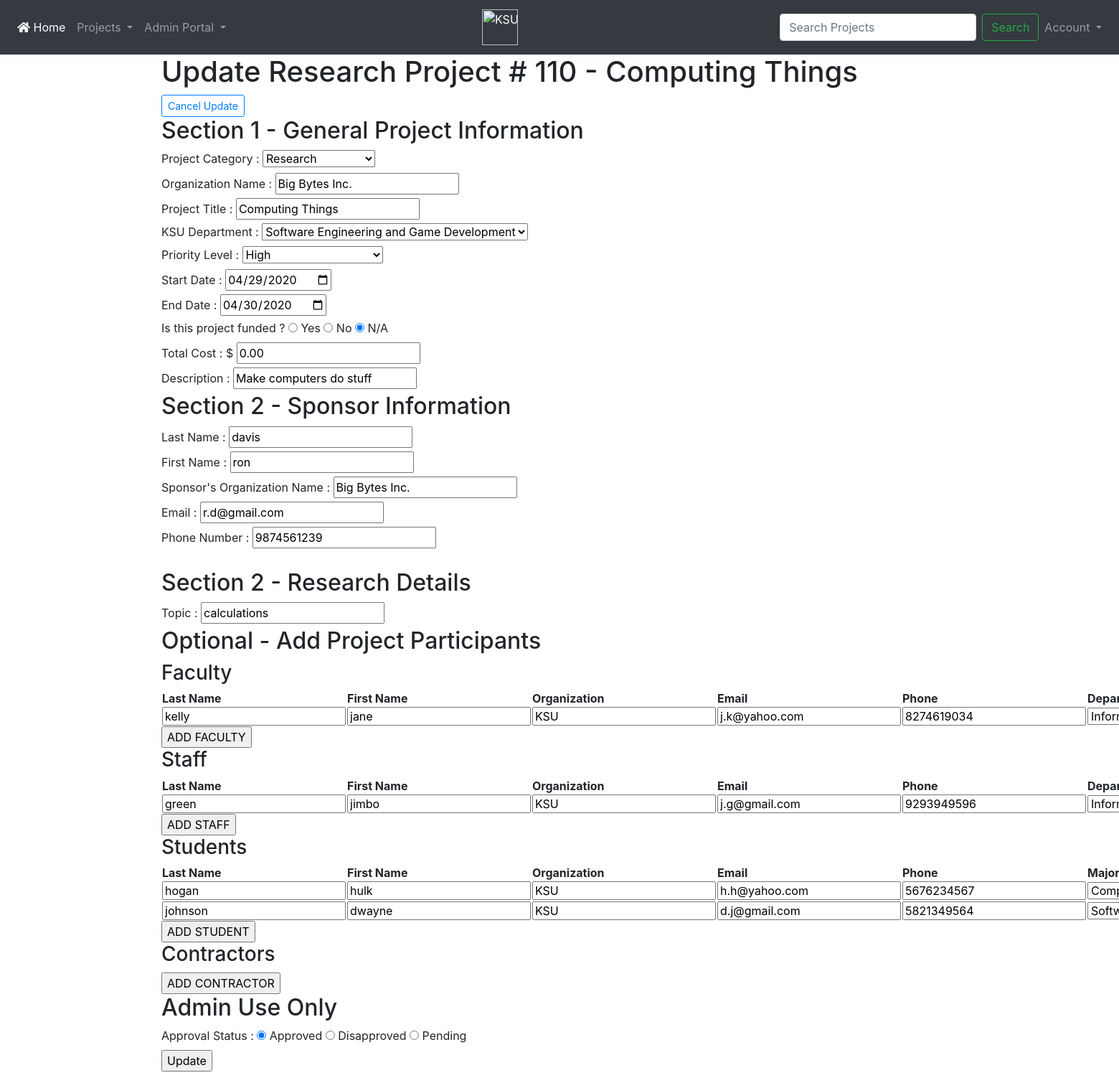
Page /update_project.php?project_id=110 (signed in) on the committed database.
### tables this page shows
CREATE TABLE `project` (
  `project_id` bigint(20) UNSIGNED NOT NULL,
  `project_category` varchar(45) NOT NULL,
  `organization_name` varchar(100) NOT NULL,
  `project_title` varchar(100) NOT NULL,
  `ksu_department` varchar(45) NOT NULL,
  `priority_level` varchar(10) NOT NULL,
  `start_date` date NOT NULL,
  `end_date` date NOT NULL,
  `funded` enum('Yes','No','N/A') NOT NULL,
  `total_cost` decimal(10,2) NOT NULL,
  `description` varchar(600) NOT NULL,
  `approval` enum('Approved','Disapproved','Pending') NOT NULL
);

CREATE TABLE `project_participant` (
  `participant_id` bigint(20) UNSIGNED NOT NULL,
  `participant_category` varchar(45) NOT NULL,
  `last_name` varchar(45) NOT NULL,
  `first_name` varchar(45) NOT NULL,
  `participant_org` varchar(100) NOT NULL,
  `email` varchar(320) NOT NULL,
  `phone` varchar(20) NOT NULL,
  `project_id` bigint(20) UNSIGNED NOT NULL
);

CREATE TABLE `faculty_and_staff` (
  `participant_id` bigint(20) UNSIGNED NOT NULL,
  `department` varchar(45) NOT NULL,
  `title` varchar(45) NOT NULL
);

CREATE TABLE `student` (
  `participant_id` bigint(20) UNSIGNED NOT NULL,
  `major` varchar(45) NOT NULL,
  `degree_level` varchar(45) NOT NULL
);

### update_project.php (the view, shortened to what this page needs)
<?php
require 'pmo_functions.php';
if (isset($_GET['project_id'])) {
    $conn = pdo_connect_mysql();
    $stmt = $conn->prepare('SELECT * FROM project
                            WHERE project_id = ?');
    $stmt->execute([$_GET['project_id']]);
    $project = $stmt->fetch(PDO::FETCH_ASSOC);
    $stmt = $conn->prepare('SELECT * FROM project_participant
                            WHERE project_id = ?');
    $stmt->execute([$_GET['project_id']]);
    while($result = $stmt->fetch(PDO::FETCH_ASSOC)) {
      $other_participants[$result['participant_category']][] = $result;
    }
    $sponsor = $other_participants['Sponsor'][0];
    $project = array_merge($project, $sponsor);
    switch ($project['project_category']) {
      case "Research" :
        $stmt = $conn->prepare('SELECT * FROM research_project
                                  WHERE project_id = ?');
        $stmt->execute([$_GET['project_id']]);
        $research = $stmt->fetch(PDO::FETCH_ASSOC);
        $project = array_merge($project,$research);
        break;
    }
} else {
    die ('No ID specified!');
}
?>
<?=template_header('Update Project')?>
<body onload="checkProjectCategory(); addHeader('faculty_table', 'f_row0'); addHeader('staff_table', 'sta_row0'); addHeader('student_table', 'stu_row0'); addHeader('contractor_table', 'c_row0');">
<div class="container">
	<h1>Update <?=$project['project_category']?> Project # <?=$project['project_id']?> - <?=$project['project_title']?></h1>
  <a class="btn btn-outline-primary btn-sm" href="get_project.php" role="button">Cancel Update</a>
    <form action="update_project.php?project_id=<?=$project['project_id']?>" method="post" autocomplete="off">
        <h2>Section 1 - General Project Information</h2>
        <label for="project_category">Project Category :</label>
        <select onchange="checkProjectCategory();" id="project_category" name="project_category" required>
        <option <?php if($project['project_category']=="Research"){echo "selected";}?>>Research</option>
        </select>
        <br />
        <label for="organization_name">Organization Name :</label>
        <input type="text"  name="organization_name" placeholder="ex./ Kennesaw State University" value="<?=$project['organization_name']?> "id="organization_name" required>
        <br />
        <label for="project_title">Project Title :</label>
        <input type="text" name="project_title" placeholder="ex./ PMO Capstone" value="<?=$project['project_title']?>" id="project_title" required>
        <br />
        <label for="ksu_department">KSU Department :</label>
        <select id="ksu_department" name="ksu_department" required>
        <option <?php if($project['ksu_department']=="Software Engineering and Game Development"){echo "selected";}?>>Software Engineering and Game Development</option>
        </select>
        <br />
        <label for="priority_level">Priority Level :</label>
        <select id="priority_level" name="priority_level" required>
        <option <?php if($project['priority_level']=="High"){echo "selected";}?>>High</option>
        </select>
        <br />
        <label for="start_date">Start Date :</label>
        <input type="date" name="start_date" placeholder="Format: YYYY-MM-DD" value="<?=$project['start_date']?>" id="start_date" required>
        <br />
        <label for="end_date">End Date :</label>
        <input type="date" name="end_date" placeholder="Format: YYYY-MM-DD" value="<?=$project['end_date']?>" id="end_date" required>
        <br />
        <label for="funded">Is this project funded ?</label>
        <input id="yes" type="radio" name="funded" value="Yes" <?php if ($project['funded']=='Yes') echo 'checked="checked"'; ?> /> Yes
        <input id="no" type="radio" name="funded" value="No" <?php if ($project['funded']=='No') echo 'checked="checked"'; ?> /> No
        <input id="n/a" type="radio" name="funded" value="N/A" <?php if ($project['funded']== 'N/A') echo 'checked="checked"'; ?> /> N/A
        <br />
        <label for="total_cost">Total Cost : $</label>
        <input type="text" name="total_cost" placeholder="Format: 0.00" value="<?=$project['total_cost']?>" id="total_cost" required>
        <br />
        <label for="description">Description :</label>
        <input type="text" name="description" maxlength="600" placeholder="Type up to 600 characters." value="<?=$project['description']?>" id="description" required>
        <br />
        <h2>Section 2 - Sponsor Information</h2>
        <label for="last_name">Last Name :</label>
        <input type="text" id="last_name" name="last_name" value="<?=$project['last_name']?>" required>
        <br />
        <label for="first_name">First Name :</label>
        <input type="text" id="first_name" name="first_name" value="<?=$project['first_name']?>" required>
        <br />
        <label for="participant_org">Sponsor's Organization Name :</label>
        <input type="text" id="participant_org" name="participant_org" value="<?=$project['participant_org']?>" required>
        <br />
        <label for="email">Email :</label>
        <input type="email" id="email" name="email" value="<?=$project['email']?>" required>
        <br />
        <label for="phone">Phone Number :</label>
        <input type="text" id="phone" name="phone" value="<?=$project['phone']?>" required>
        <br />
        <br>
        <div id="research_fields" name="research_fields" style="display: none">
        <h2>Section 2 - Research Details</h2>
        <label for="topic">Topic :</label>
        <input type="text" name="topic" class="research_fields" value="<?=$project['topic'] ?? ''?>" id="topic" required disabled>
        <br />
        </div>
        <h2>Optional - Add Project Participants</h2>
        <h3>Faculty</h3>
        <table id="faculty_table" align=center>
          <tr id="f_row0" style="display: none;"><th>Last Name</th><th>First Name</th><th>Organization</th><th>Email</th>
                          <th>Phone</th><th>Department</th><th>Title</th></tr>
          <?php
            $departments = ['Analytics and Data Science','Computer Science','Information Technology',
                            'Software Engineering and Game Development'];
            $i = 1;
            if(isset($other_participants['Faculty'])) {
              foreach($other_participants['Faculty'] as $faculty) {
                $stmt = $conn->prepare('SELECT * FROM faculty_and_staff
                                        WHERE participant_id = ?');
                $stmt->execute([$faculty['participant_id']]);
                $faculty_and_staff = $stmt->fetch(PDO::FETCH_ASSOC);
                $htmlFaculty = '<tr id="f_row'.$i.'"><input type="hidden" name="f_participantid[]" value="'.$faculty['participant_id'].'">
                <td><input type="text" name="f_lname[]" placeholder="Last Name" value="'.$faculty['last_name'].'" required></td>
                <td><input type="text" name="f_fname[]" placeholder="First Name" value="'.$faculty['first_name'].'" required></td>
                <td><input type="text" name="f_org[]" placeholder="Organization" value="'.$faculty['participant_org'].'" required></td>
                <td><input type="email" name="f_email[]" placeholder="Email" value="'.$faculty['email'].'" required></td>
                <td><input type="text" name="f_phone[]" placeholder="Phone"  value="'.$faculty['phone'].'">';
                $htmlFaculty .= '<td><select name="f_dept[]" required>';
                foreach($departments as $department) {
                  if ($department == $faculty_and_staff['department']) {
                      $htmlFaculty .= '<option value="'.$department.'" selected>'.$department.'</option>';
                  } else {
                      $htmlFaculty .= '<option value="'.$department.'">'.$department.'</option>';
                  }
                }
                $htmlFaculty .= '</select></td>';
                $htmlFaculty .= '<td><input type="text" name="f_title[]" placeholder="Title" value="'.$faculty_and_staff['title'].'"></td>
                <td><input type="button" value="DELETE" onclick=delete_row("f_row'.$i.'") /></td></tr>';
                print($htmlFaculty);
                $i++;
              }
            }
          ?>
        </table>
        <input type="button" onclick="add_f_row(); addHeader('faculty_table', 'f_row0')" value="ADD FACULTY">
        <h3>Staff</h3>
        <table id="staff_table" align=center>
          <tr id="sta_row0" style="display: none;"><th>Last Name</th><th>First Name</th><th>Organization</th><th>Email</th>
                          <th>Phone</th><th>Department</th><th>Title</th></tr>
            <?php
              $i = 1;
              if(isset($other_participants['Staff'])) {
                foreach($other_participants['Staff'] as $staff) {
                  $stmt = $conn->prepare('SELECT * FROM faculty_and_staff
                                          WHERE participant_id = ?');
                  $stmt->execute([$staff['participant_id']]);
                  $faculty_and_staff = $stmt->fetch(PDO::FETCH_ASSOC);
                  $htmlStaff = '<tr id="sta_row'.$i.'"><input type="hidden" name="sta_participantid[]" value="'.$staff['participant_id'].'">
                  <td><input type="text" name="sta_lname[]" placeholder="Last Name" value="'.$staff['last_name'].'" required></td>
                  <td><input type="text" name="sta_fname[]" placeholder="First Name" value="'.$staff['first_name'].'" required></td>
                  <td><input type="text" name="sta_org[]" placeholder="Organization" value="'.$staff['participant_org'].'" required></td>
                  <td><input type="email" name="sta_email[]" placeholder="Email" value="'.$staff['email'].'" required></td>
                  <td><input type="text" name="sta_phone[]" placeholder="Phone" value="'.$staff['phone'].'">';
                  $htmlStaff .= '<td><select name="sta_dept[]" required>';
                  foreach($departments as $department) {
                    if ($department == $faculty_and_staff['department']) {
                        $htmlStaff .= '<option value="'.$department.'" selected>'.$department.'</option>';
                    } else {
                        $htmlStaff .= '<option value="'.$department.'">'.$department.'</option>';
                    }
                  }
                  $htmlStaff.= '</select></td>';
                  $htmlStaff .='<td><input type="text" name="sta_title[]" placeholder="Title" value="'.$faculty_and_staff['title'].'"></td>
                  <td><input type="button" value="DELETE" onclick=delete_row("sta_row'.$i.'") /></td></tr>';
                  print($htmlStaff);
                  $i++;
                }
              }
            ?>
        </table>
        <input type="button" onclick="add_sta_row(); addHeader('staff_table', 'sta_row0')" value="ADD STAFF">
        <h3>Students</h3>
        <table id="student_table" align=center>
          <tr id="stu_row0" style="display: none;"><th>Last Name</th><th>First Name</th><th>Organization</th><th>Email</th>
                          <th>Phone</th><th>Major</th><th>Degree Level</th></tr>
            <?php
              $majors = ['Applied Computer Science','Computer Game Design and Development', 'Computer Science',
              'Information Technology (BAS)','Information Technology (BS)','Software Engineering','Analytics and Data Science'];
              $degreeLevels = ['Bachelor of Science','Master of Science','Doctor of Philosophy'];
              $i = 1;
              if(isset($other_participants['Student'])) {
                foreach($other_participants['Student'] as $student) {
                  $stmt = $conn->prepare('SELECT * FROM student
                                          WHERE participant_id = ?');
                  $stmt->execute([$student['participant_id']]);
                  $major_degree = $stmt->fetch(PDO::FETCH_ASSOC);
                  $htmlStudents = '<tr id="stu_row'.$i.'"><input type="hidden" name="stu_participantid[]" value="'.$student['participant_id'].'">
                  <td><input type="text" name="stu_lname[]" placeholder="Last Name" value="'.$student['last_name'].'" required></td>
                  <td><input type="text" name="stu_fname[]" placeholder="First Name" value="'.$student['first_name'].'" required></td>
                  <td><input type="text" name="stu_org[]" placeholder="Organization" value="'.$student['participant_org'].'" required></td>
                  <td><input type="email" name="stu_email[]" placeholder="Email" value="'.$student['email'].'" required></td>
                  <td><input type="text" name="stu_phone[]" placeholder="Phone" value="'.$student['phone'].'">';
                  $htmlStudents .= '<td><select name="major[]" required>';
                  foreach($majors as $maj) {
                    if ($maj == $major_degree['major']) {
                        $htmlStudents .= '<option value="'.$maj.'" selected>'.$maj.'</option>';
                    } else {
                        $htmlStudents .= '<option value="'.$maj.'">'.$maj.'</option>';
                    }
                  }
                  $htmlStudents.= '</select></td>';
                  $htmlStudents .= '<td><select name="stu_lvl[]" required>';
                  foreach($degreeLevels as $lvl) {
                    if ($lvl == $major_degree['degree_level']) {
                        $htmlStudents .= '<option value="'.$lvl.'" selected>'.$lvl.'</option>';
                    } else {
                        $htmlStudents .= '<option value="'.$lvl.'">'.$lvl.'</option>';
                    }
                  }
                  $htmlStudents.= '</select></td>';
                  $htmlStudents .= '<td><input type="button" value="DELETE" onclick=delete_row("stu_row'.$i.'")></td></tr>';
                  print($htmlStudents);
                  $i++;
                }
              }
            ?>
        </table>
        <input type="button" onclick="add_stu_row(); addHeader('student_table', 'stu_row0')" value="ADD STUDENT">
        <h3>Contractors</h3>
        <input type="button" onclick="add_c_row(); addHeader('contractor_table', 'c_row0')" value="ADD CONTRACTOR">
        <h2>Admin Use Only</h2>
        <label for="approval">Approval Status :</label>
        <input id="approved" type="radio" name="approval" value="Approved" <?php if ($project['approval']=='Approved') echo 'checked="checked"'; ?> /> Approved
        <input id="disapproved" type="radio" name="approval" value="Disapproved" <?php if ($project['approval']=='Disapproved') echo 'checked="checked"'; ?> /> Disapproved
        <input id="pending" type="radio" name="approval" value="Pending" <?php if ($project['approval']=='Pending') echo 'checked="checked"'; ?> /> Pending
        <br />
        <input type="submit" value="Update">
        <br />
    </form>
</div>
</body>

### Style/pmo_style.css (style rules this page uses)
* { box-sizing: border-box; font-family: -apple-system, BlinkMacSystemFont, "segoe ui", roboto, oxygen, ubuntu, cantarell, "fira sans", "droid sans", "helvetica neue", Arial, sans-serif; font-size: 16px; -webkit-font-smoothing: antialiased; -moz-osx-font-smoothing: grayscale; }
body { background-color: #FFFFFF; margin: 0; }
option { color: black; }

### rows in the picture
project: project_category "Research", project_id "110", project_title "Computing Things", organization_name "Big Bytes Inc.", ksu_department "Software Engineering and Game Development", priority_level "High", start_date "04/29/2020", end_date "04/30/2020", funded "☑", total_cost "0.00", description "Make computers do stuff", participant_org "Big Bytes Inc.", approval "☑"
project_participant: last_name "kelly", first_name "jane", participant_org "KSU", email "j.k@yahoo.com", phone "8274619034", department "Information Technology"
project_participant: last_name "green", first_name "jimbo", participant_org "KSU", email "j.g@gmail.com", phone "9293949596", department "Information Technology"
project_participant: last_name "hogan", first_name "hulk", participant_org "KSU", email "h.h@yahoo.com", phone "5676234567", major "Computer Game Design and Development"
project_participant: last_name "johnson", first_name "dwayne", participant_org "KSU", email "d.j@gmail.com", phone "5821349564", major "Software Engineering"
